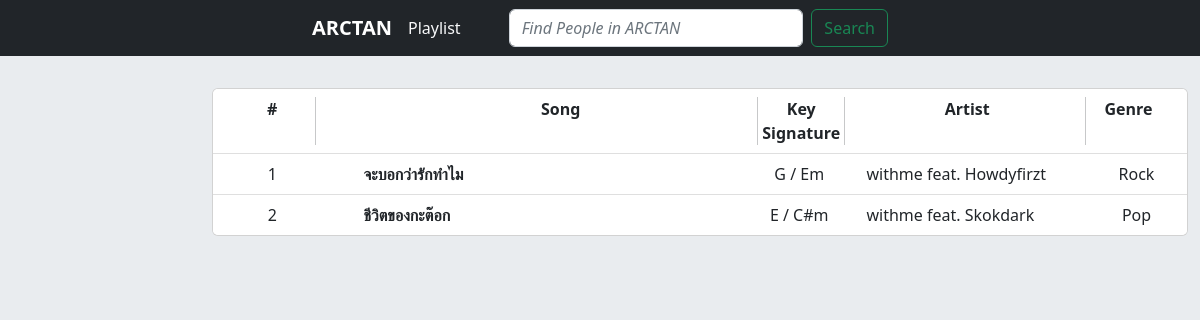
/playlist/index.php, run on the app's committed database.
### tables this page shows
CREATE TABLE `tbl_songs`  (
  `SONGID` int(11) NOT NULL AUTO_INCREMENT,
  `songname` varchar(255) NOT NULL,
  `artist` varchar(255) NOT NULL,
  `ownercompany` varchar(255) NULL DEFAULT NULL,
  `keyofsong` set('C / Am','G / Em','D / Bm','A / F#m','E / C#m','B / G#m','F# / D#m','C# / A#m','G# / E#m','D# / B#m','A# / F##m','E# / C##m','B# / G##m','F / Dm','Bb / Gm','Eb / Cm','Ab / Fm','Db / Bbm','Gb / Ebm','Cb / Abm','Fb / Dbm',' Bbb / Gbm') NOT NULL,
  `genre` text NOT NULL,
  `original` enum('Yes','No') NOT NULL DEFAULT 'No',
  `composername` varchar(255) NOT NULL,
  INDEX `SONGID`(`SONGID` ASC) USING BTREE
);

### assets/conn.php (called while the page is built, shortened)
<?php
$web = "http://localhost/Arctanv4/";
?>

### playlist.php (the view)
<div class="card-body my-2 mx-auto">
    <div class="card" >
    <ul class="list-group list-group-flush">
        <li class="list-group-item d-flex w-100 ">
            <div class="col-1 text-center mx-1 fw-semibold ">#</div> <div class="vr"></div>
            <div class="col-5 text-center ms-5 fw-semibold ">Song</div> <div class="vr"></div>
            <div class="col-1 text-center mx-1 fw-semibold ">Key Signature</div> <div class="vr"></div>
            <div class="col-3 text-center ms-1 fw-semibold ">Artist</div> <div class="vr"></div>
            <div class="col text-center mx-1 fw-semibold ">Genre</div>
        </li>
    <?php
    $stmt = $dbcon->prepare("SELECT * FROM playlist WHERE USERID = :u");
    $stmt->bindParam(":u", $user['USERID']);
    $stmt->execute();
    $song = $stmt->fetchAll();
    if(!$song){
        echo "<li class=\"list-group-item d-flex \"><div class=\"text-center mx-1 w-100\">No playlist</div></li>";
    } else {
        $sql = "SELECT s.songid, songname, keyofsong, artist, genre FROM tbl_users u LEFT JOIN playlist p ON u.userid= p.userid LEFT JOIN tbl_songs s ON p.songid = s.songid WHERE u.userid=:u";
        $stmt = $dbcon->prepare($sql);
        $stmt->bindParam(":u", $user['USERID'], PDO::PARAM_INT);
        $stmt->execute();
        $songlist = $stmt->fetchAll();
        if(!$songlist){
            echo "somgthing went wrong";
        } else {
            $i =1;
            foreach($songlist as $pl){
                ?>
                    <li class="list-group-item d-flex w-100 ">
                    <div class="col-1 text-center mx-1 fw-normal"><?php echo $i++?></div>
                     <div class="col-5 ms-5">
                        <a href="?songname=<?php echo $pl['songname'] ?>" class="text-decoration-none link-dark fw-bold text-truncate"><?php echo $pl['songname'] ?> </a>
                     </div>
                     <div class="col-1 text-center mx-1">
                        <a href="?keyofsong=<?php echo $pl['keyofsong'] ?>" class="text-decoration-none link-dark"><?php echo $pl['keyofsong'] ?></a>
                     </div>
                     <div class="col-3 ms-4">
                        <a href="?artist=<?php echo $pl['artist'] ?>" class="text-decoration-none link-dark text-truncate"><?php echo $pl['artist'] ?></a>
                     </div>
                     <div class="col text-center mx-1">
                        <a href="?genre=<?php echo $pl['genre'] ?>" class="text-decoration-none link-dark"><?php echo $pl['genre'] ?></a>
                     </div>
                     </li>
            <?php } ?>
        <?php
        }
    }
 ?>
    </ul>
    </div>

### head.php (shortened to what this page needs)
<!DOCTYPE html>
<html lang="en">
<head>
    <link rel="stylesheet" href="../assets/css/bootstrap.min.css">
</head>

### playlist/index.php (shortened to what this page needs)
<?php @session_start(); require_once "../assets/conn.php"; include "../head.php"; include "../q.php"; $_SESSION['playlist']=""; ?>
<body>
    <?php include "../nav.php";?>
    <div class="container-xxl bd-gutter mt-3 my-md-4">
    <div class="row">
        <aside class=" bd-sidebar col-md-2 pe-4">
        </aside>
        <main class="bd-main order-1 col-md-10 ">
                <?php include "../condition.php"  ?>
        </main>
</body>

### nav.php (shortened to what this page needs)
<nav class="sticky-top navbar navbar-expand-lg navbar-dark bg-dark ">
        <div class="mx-auto w-50">
            <div class="container-fluid">
                <div class="collapse navbar-collapse " id="navbarScroll">
                    <a class="navbar-brand fw-semibold " href="<?php echo $web ?>" onclick="">ARCTAN</a>
                    <?php if(!isset($_SESSION['playlist'])){ ?>
                    <div class="navbar-nav my-2 my-lg-0 navbar-nav-scroll" style="--bs-scroll-height: 100px;">
                        <a href="<?php echo $web."playlist" ?>" class="text-light mx-1 navbar-brand fs-6 icon-link icon-link-hover">| My Playlist</a>
                    </div>
                    <?php  }else{ ?>
                        <div class="navbor-brand text-light">Playlist</div>
                    <?php } ?>
                    <div class="w-100">
                        <form class="d-flex w-100 ps-5"  method="get">
                            <input class="form-control me-2 fst-italic" type="search" placeholder="Find People in ARCTAN" aria-label="Search" name="search">
                            <button class="btn btn-outline-success" type="submit" >Search</button>
                        </form>
                    </div>
                </div>
            </div>
        </div>
    </nav>

### condition.php (shortened to what this page needs)
<?php
    if(isset($_SESSION['playlist'])){
        include "playlist.php";
        }
?>

### data on the page
tbl_songs: songname "จะบอกว่ารักทำไม", keyofsong "G / Em", artist "withme feat. Howdyfirzt", genre "Rock"
tbl_songs: songname "ชีวิตของกะต๊อก", keyofsong "E / C#m", artist "withme feat. Skokdark", genre "Pop"
